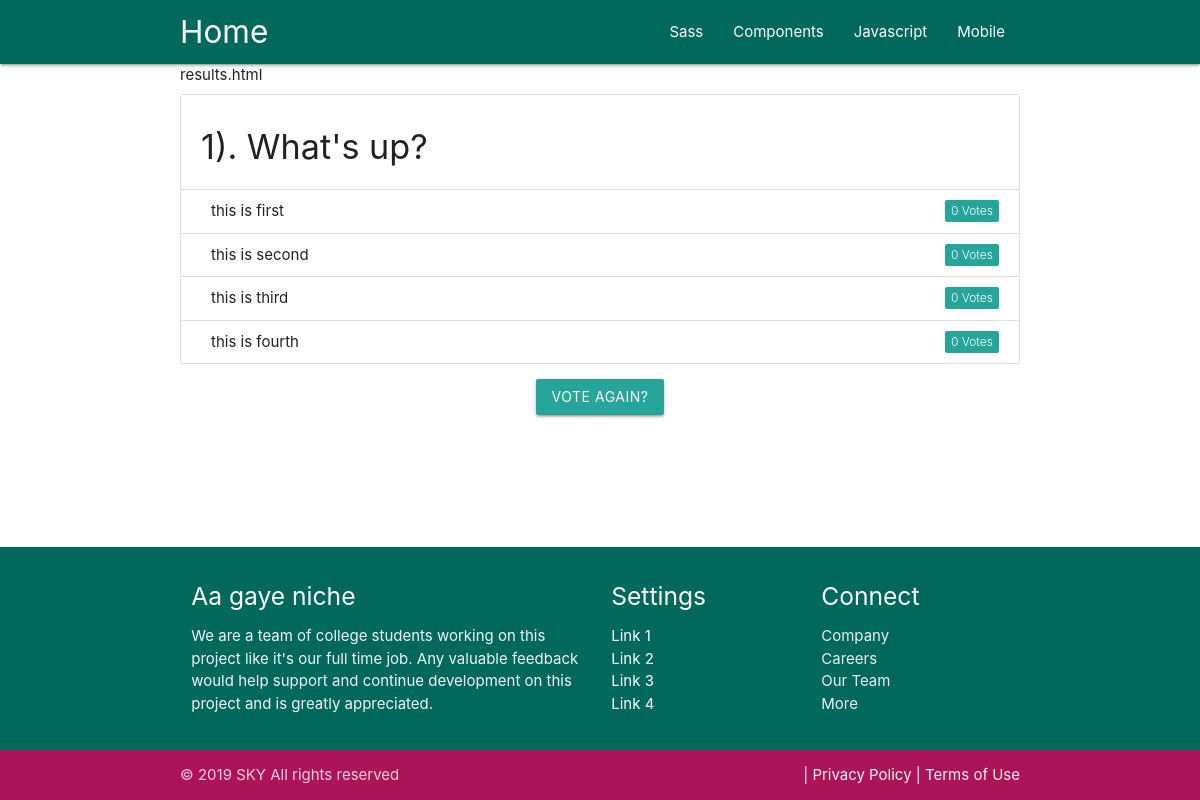
The page /main/1/results/ on the database as committed earlier.
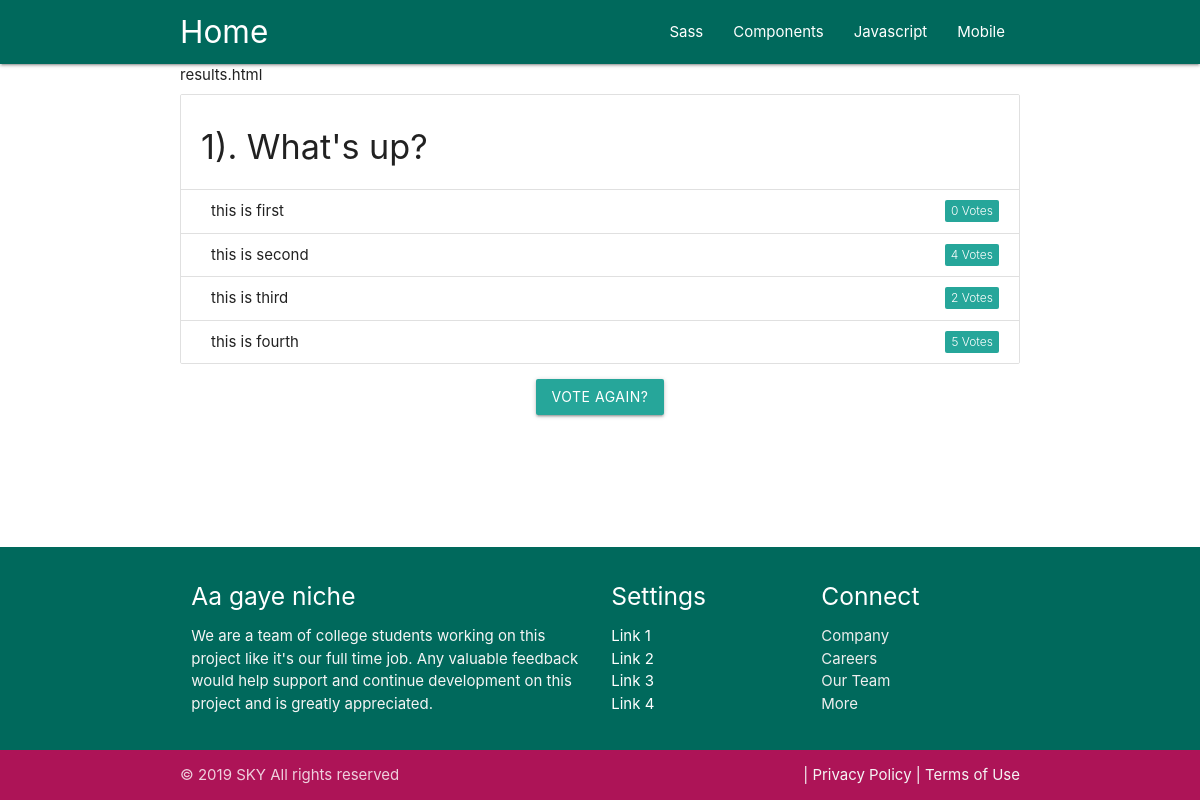
The same page on the database as committed later.
### main/models.py (models this page shows, shortened)
class Choice(models.Model):
    question = models.ForeignKey(Question, on_delete=models.CASCADE)
    choice_text = models.CharField(max_length=200)
    votes = models.IntegerField(default=0)

### main/views.py (the view)
# urls.py: path('<int:question_id>/results/', views.results, name='results'),
def results(request, question_id):
    question = get_object_or_404(Question, pk=question_id)
    return render(request, 'main/results.html', {'question': question})

### main/templates/main/results.html
{% extends 'main/header.html' %}
{% block content %}
    results.html
    <br>
    <ul class="collection with-header">
            <li class="collection-header"><h4>{{question.id}}).&nbsp;{{ question.question_text }}</h4></li>
            {% for choice in question.choice_set.all %}
                <li class="collection-item">
                    <div>
                        {{ choice.choice_text }}
                        <a href="#!" class="secondary-content">
                            <span class="new badge" data-badge-caption="Votes">{{ choice.votes }}</span>
                            </a>
                    </div>
                </li>
            {% endfor %}
    </ul>
    <center>
    <a href="{% url 'main:detail' question.id %}" class="waves-effect waves-light btn">Vote again?</a>
</center>
    {% endblock %}

Rows that differ between the two databases and show on the page:
changed Choice "this is second": votes "0" → "4"
changed Choice "this is third": votes "0" → "2"
changed Choice "this is fourth": votes "0" → "5"
